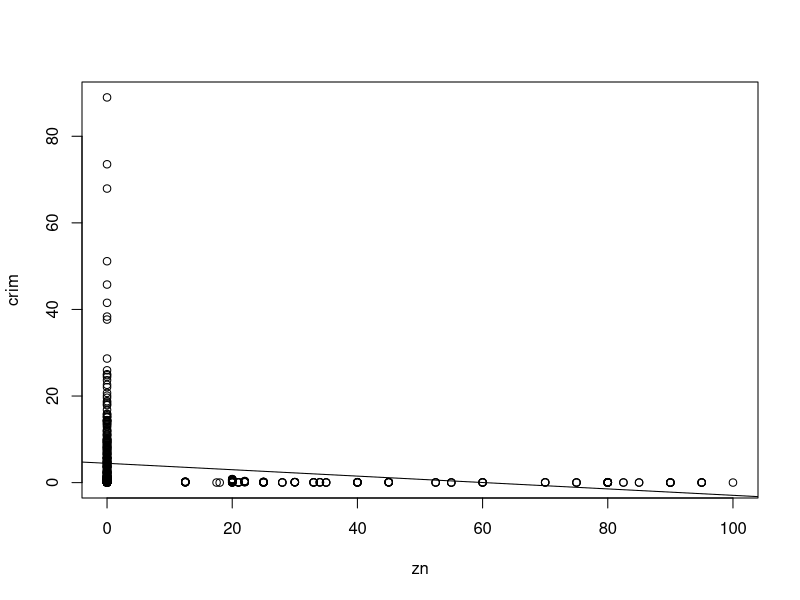
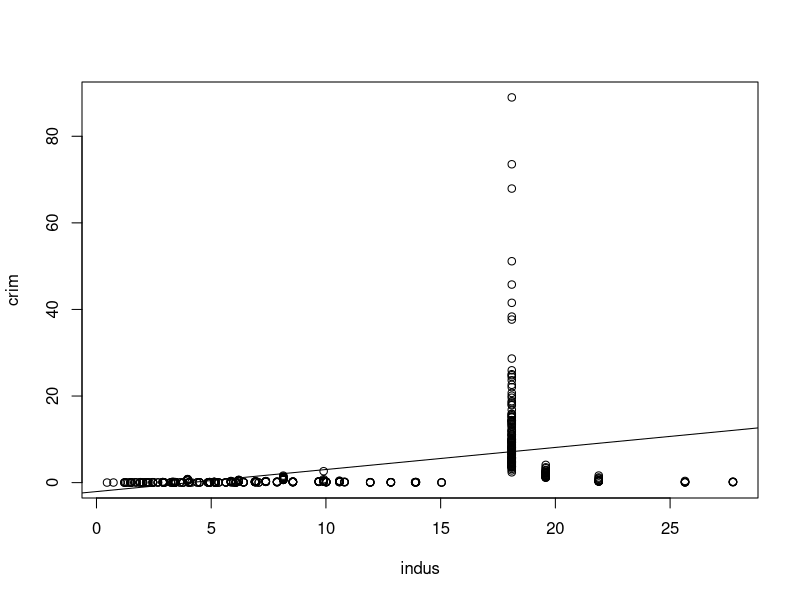
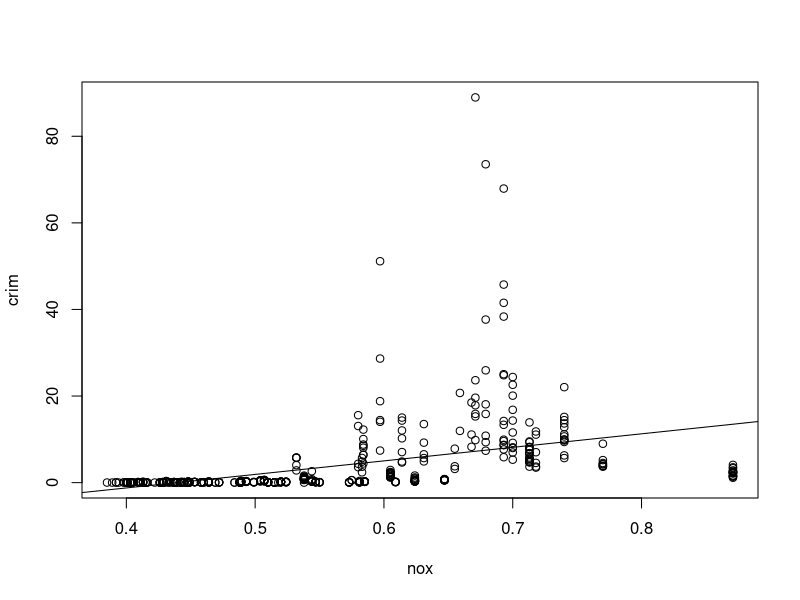
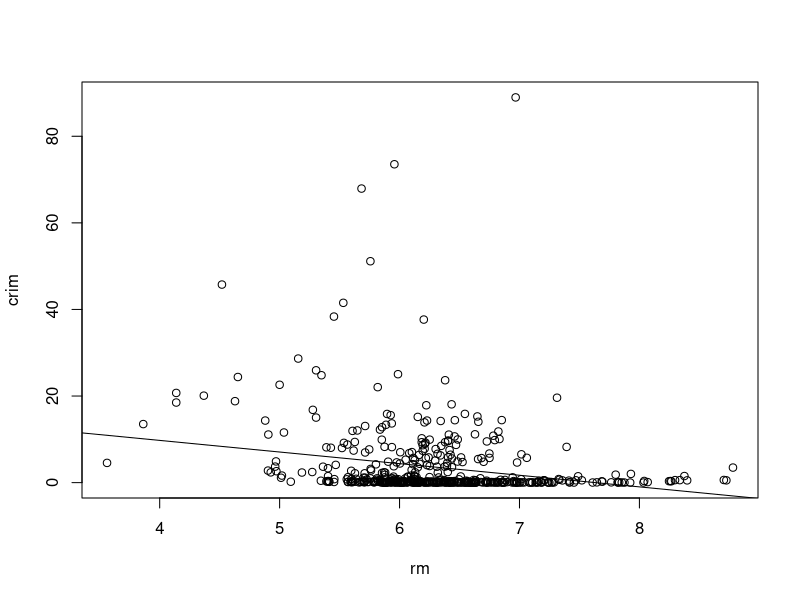
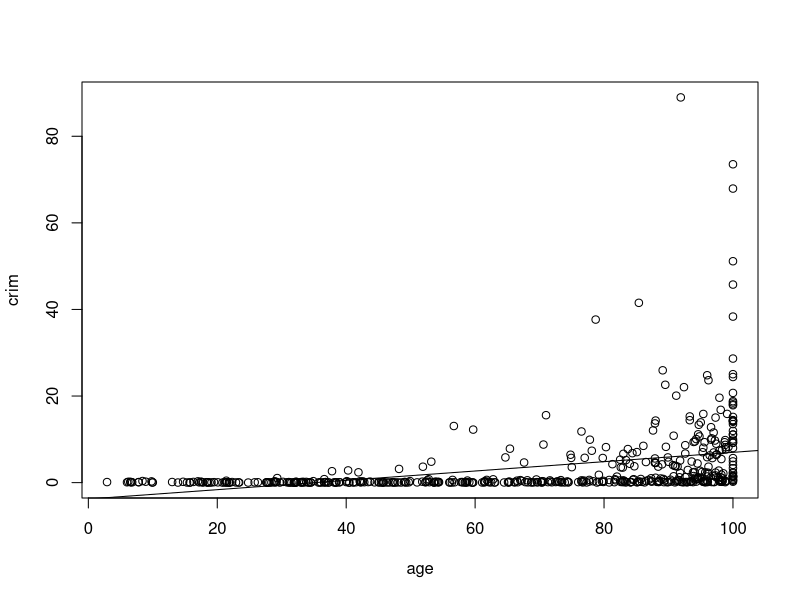
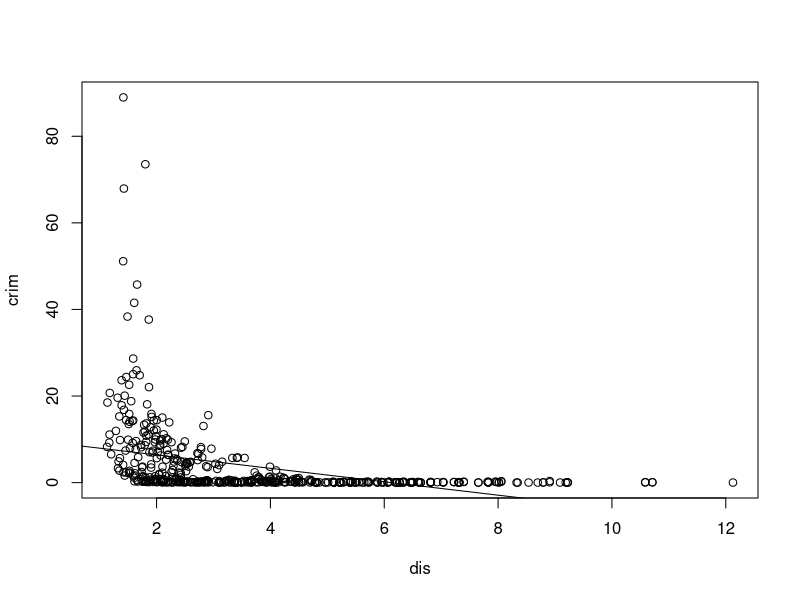
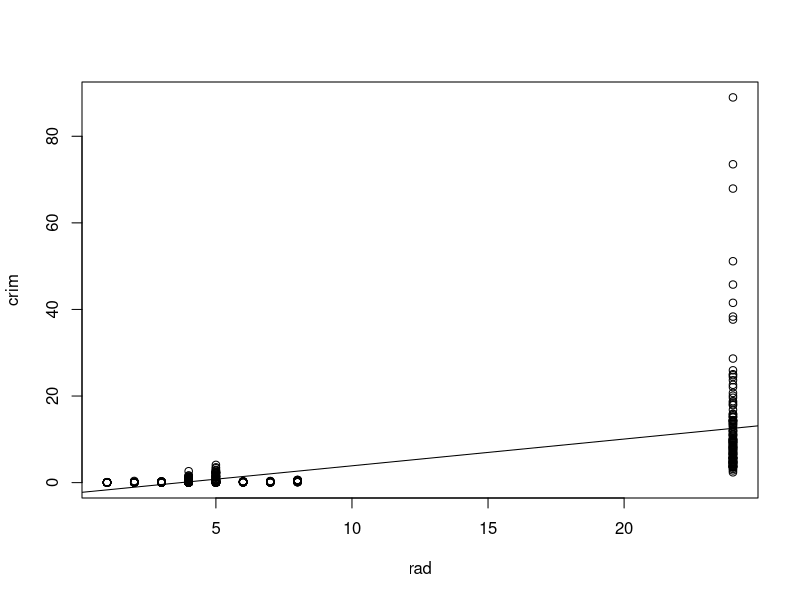
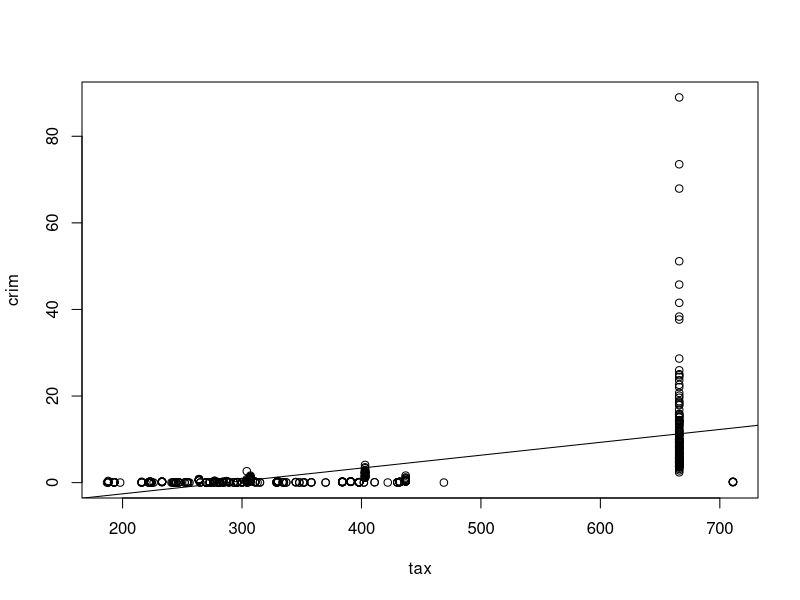

These figures' R source, in order:
#############
# Linear Regression on Boston dataset
#############

rm(list=ls())
library(MASS)
attach(Boston)

n <- nrow(Boston)

reg_coeff <- data.frame(NAME=c(colnames(Boston[,2:ncol(Boston)])),SLR=c(matrix(0,ncol(Boston)-1)),MLR=c(matrix(0,ncol(Boston)-1)))

### Fit simple linear regression for each predictor, describe results, which models have statistically significant association between predictor and response, create plots to backup your assertion

boston.zn.fit <- lm(crim~zn)
summary(boston.zn.fit)
### Since p-value is sufficiently small, we reject the Null Hypothesis, i.e. there is relationship between proportion of residential land zoned and per capita crim rate
### R^2 value is extremely small, i.e. 0.04, hence zn does not explain sufficiently the variability in crim, and hence is not a good predictor
predict(boston.zn.fit,data.frame(zn=c(5,10,15)),interval = 'prediction')
### The prediction intervals with the fit on zn are very large and thus zn isn't a good predictor for crim
plot(zn,crim)
abline(boston.zn.fit)
reg_coeff[1,'SLR'] <- boston.zn.fit$coefficients[2]

boston.indus.fit <- lm(crim~indus)
summary(boston.indus.fit)
### Since p-value is sufficiently small, we reject the Null Hypothesis, i.e. there is relationship between proportion of non-retail business acres per town and per capita crime rate
### R^2 value is small, i.e. 0.16, hence indus does not explain sufficiently the variability in crim, and hence is not a good predictor
predict(boston.indus.fit,data.frame(indus=c(5,10,15)),interval = 'prediction')
### The prediction intervals with the fit on indus are very large and thus indus isn't a good predictor for crim
plot(indus,crim)
abline(boston.indus.fit)
reg_coeff[2,'SLR'] <- boston.indus.fit$coefficients[2]

boston.chas.fit <- lm(crim~chas)
summary(boston.chas.fit)
### Since p-value is not sufficiently small, we accept the Null Hypothesis, i.e. there is no relationship between proximity to Charles river and per capita crim rate
reg_coeff[3,'SLR'] <- boston.chas.fit$coefficients[2]

boston.nox.fit <- lm(crim~nox)
summary(boston.nox.fit)
### Since p-value is sufficiently small, we reject the Null Hypothesis, i.e. there is relationship between nitrous oxide concentration and per capita crim rate
### R^2 value is small, i.e. 0.17, hence nox does not explain sufficiently the variability in crim, and hence is not a good predictor
predict(boston.nox.fit,data.frame(nox=c(5,10,15)),interval = 'prediction')
### The prediction intervals with the fit on nox are fairly large and thus nox isn't a good predictor for crim
plot(nox,crim)
abline(boston.nox.fit)
reg_coeff[4,'SLR'] <- boston.nox.fit$coefficients[2]

boston.rm.fit <- lm(crim~rm)
summary(boston.rm.fit)
### Since p-value is sufficiently small, we reject the Null Hypothesis, i.e. there is relationship between avg number of rooms per house and per capita crim rate
### R^2 value is extremely small, i.e. 0.04, hence rm does not explain sufficiently the variability in crim, and hence is not a good predictor
predict(boston.rm.fit,data.frame(rm=c(5,10,15)),interval = 'prediction')
### The prediction intervals with the fit on rm are very large and thus rm isn't a good predictor for crim
plot(rm,crim)
abline(boston.rm.fit)
reg_coeff[5,'SLR'] <- boston.rm.fit$coefficients[2]

boston.age.fit <- lm(crim~age)
summary(boston.age.fit)
### Since p-value is sufficiently small, we reject the Null Hypothesis, i.e. there is relationship between proportion of owner occupied units built before 1940 and per capita crim rate
### R^2 value is fairly small, i.e. 0.12, hence age does not explain sufficiently the variability in crim, and hence is not a good predictor
predict(boston.age.fit,data.frame(age=c(5,10,15)),interval = 'prediction')
### The prediction intervals with the fit on age are very large and thus age isn't a good predictor for crim
plot(age,crim)
abline(boston.age.fit)
reg_coeff[6,'SLR'] <- boston.age.fit$coefficients[2]

boston.dis.fit <- lm(crim~dis)
summary(boston.dis.fit)
### Since p-value is sufficiently small, we reject the Null Hypothesis, i.e. there is relationship between weighted mean of distances to 5 Boston employment centres and per capita crim rate
### R^2 value is fairly small, i.e. 0.14, hence dis does not explain sufficiently the variability in crim, and hence is not a good predictor
predict(boston.dis.fit,data.frame(dis=c(5,10,15)),interval = 'prediction')
### The prediction intervals with the fit on dis are very large and thus dis isn't a good predictor for crim
plot(dis,crim)
abline(boston.dis.fit)
reg_coeff[7,'SLR'] <- boston.dis.fit$coefficients[2]

boston.rad.fit <- lm(crim~rad)
summary(boston.rad.fit)
### Since p-value is sufficiently small, we reject the Null Hypothesis, i.e. there is relationship between accessibility to radial hwy and per capita crim rate
### R^2 value is about 0.39, hence rad does explain to a certain extent the variability in crim
predict(boston.rad.fit,data.frame(rad=c(5,10,15)),interval = 'prediction')
### The prediction intervals with the fit on rad are however very large and thus rad isn't a good predictor for crim
plot(rad,crim)
abline(boston.rad.fit)
reg_coeff[8,'SLR'] <- boston.rad.fit$coefficients[2]

boston.tax.fit <- lm(crim~tax)
summary(boston.tax.fit)
### Since p-value is sufficiently small, we reject the Null Hypothesis, i.e. there is relationship between full value property tax rates and per capita crim rate
### R^2 value is about 0.34, hence tax does explain to a certain extent the variability in crim
predict(boston.tax.fit,data.frame(tax=c(5,10,15)),interval = 'prediction')
### The prediction intervals with the fit on tax are however very large and thus tax isn't a good predictor for crim
plot(tax,crim)
abline(boston.tax.fit)
reg_coeff[9,'SLR'] <- boston.tax.fit$coefficients[2]

boston.ptratio.fit <- lm(crim~ptratio)
summary(boston.ptratio.fit)
### Since p-value is sufficiently small, we reject the Null Hypothesis, i.e. there is relationship between pupil to teacher ratio and per capita crim rate
### R^2 value is fairly small, i.e. 0.08, hence ptratio does not explain sufficiently the variability in crim, and hence is not a good predictor
predict(boston.ptratio.fit,data.frame(ptratio=c(5,10,15)),interval = 'prediction')
### The prediction intervals with the fit on ptratio are very large and thus tax isn't a good predictor for crim
plot(ptratio,crim)
abline(boston.ptratio.fit)
reg_coeff[10,'SLR'] <- boston.ptratio.fit$coefficients[2]

boston.black.fit <- lm(crim~black)
summary(boston.black.fit)
### Since p-value is sufficiently small, we reject the Null Hypothesis, i.e. there is relationship between proportion of blacks in town and per capita crim rate
### R^2 value is fairly small, i.e. 0.14, hence black does not explain sufficiently the variability in crim, and hence is not a good predictor
predict(boston.black.fit,data.frame(black=c(5,10,15)),interval = 'prediction')
### The prediction intervals with the fit on black are very large and thus black isn't a good predictor for crim
plot(black,crim)
abline(boston.black.fit)
reg_coeff[11,'SLR'] <- boston.black.fit$coefficients[2]

boston.lstat.fit <- lm(crim~lstat)
summary(boston.lstat.fit)
### Since p-value is sufficiently small, we reject the Null Hypothesis, i.e. there is relationship between lower status of population and per capita crim rate
### R^2 value is fairly small, i.e. 0.2, hence lstat does not explain sufficiently the variability in crim, and hence is not a good predictor
predict(boston.lstat.fit,data.frame(lstat=c(5,10,15)),interval = 'prediction')
### The prediction intervals with the fit on lstat are very large and thus lstat isn't a good predictor for crim
plot(lstat,crim)
abline(boston.lstat.fit)
reg_coeff[12,'SLR'] <- boston.lstat.fit$coefficients[2]

boston.medv.fit <- lm(crim~medv)
summary(boston.medv.fit)
### Since p-value is sufficiently small, we reject the Null Hypothesis, i.e. there is relationship between median value of owner occupied homes and per capita crim rate
### R^2 value is fairly small, i.e. 0.15, hence medv does not explain sufficiently the variability in crim, and hence is not a good predictor
predict(boston.medv.fit,data.frame(medv=c(5,10,15)),interval = 'prediction')
### The prediction intervals with the fit on medv are very large and thus medv isn't a good predictor for crim
plot(medv,crim)
abline(boston.medv.fit)
reg_coeff[13,'SLR'] <- boston.medv.fit$coefficients[2]

### The predictors 'accessibility to radial hwy' and 'full value property tax rates' have a relatively better statistical association with crime rate per capita
### However, these predictors still fail to sufficiently explain crim as evidenced by their prediction intervals and visually by the plots.
par(mfrow=c(1,2))
plot(rad,crim)
abline(boston.rad.fit)
plot(tax,crim)
abline(boston.tax.fit)

############################################################################################################

### Fit multiple regression model using all predictors, describe results, for which predictors can we reject the null hypothesis?

boston.all.fit <- lm(crim~.,data=Boston)
summary(boston.all.fit)
### The model is not particularly good at predicting the variability of crim since the R^2 value is only about 0.45
### The F-statistic is sufficiently greater than 1, thus we reject the Null Hypothesis that none of the predictors have a relationship with crim
### However, when we look at p-value of individual predictors in this model, it is evident that we can reject the Null Hypothesis for only 2 predictors
## 1. Distance to 5 Boston Employment Centers and 2. Accessibility to Radial Hwy


for (i in 1:(ncol(Boston)-1)){
  reg_coeff[i,'MLR'] <- as.numeric(boston.all.fit$coefficients[i+1])
}

### How do results from (a) compare with (b), plot regression coeff for all predictors with SLR on Y and MLR on X axes

### Multiple Linear Regression model provides a much better fit than any of the individual Simple Linear Regression models as evidenced by the respective R^2 values
### While 'full value property tax rate' was a statistically important predictor for crim in the Simple Linear Regression model, this was not the case in the Multiple Linear Regression Model
### Also, 'distance to 5 Boston employment centers' has come up as a staistically important predictor in the Multiple Linear Regression model, which was not the case in the Simple Linear Regression model
par(mfrow=c(1,1))
plot(reg_coeff$MLR,reg_coeff$SLR)
text(x=reg_coeff$MLR,y=reg_coeff$SLR+1,labels=reg_coeff$NAME,cex=0.5)

### Is their evidence of non linear association between any predictor and crim?

boston.zn.fit.nonlin <- lm(crim~poly(zn,3))
summary(boston.zn.fit.nonlin)
### Since p-value for degrees 2 and 3 are not sufficiently small, there is no non-linear relationship between proportion of residential land zoned and per capita crime rate

boston.indus.fit.nonlin <- lm(crim~poly(indus,3))
summary(boston.indus.fit.nonlin)
### Since p-value for degree 3 is sufficiently small, there is a non-linear relationship between proportion of non-retail business acres and per capita crime rate

boston.chas.fit.nonlin <- lm(crim~chas+I(chas^2)+I(chas^3))
summary(boston.chas.fit.nonlin)
### Since predictor chas has only 2 unique values, we cannot fit a model with a 2nd and 3rd degree polynomial of chas

boston.nox.fit.nonlin <- lm(crim~poly(nox,3))
summary(boston.nox.fit.nonlin)
### Since p-value for degrees 2 and 3 are sufficiently small, there is a non-linear relationship between nitrogen oxide concentration and per capita crime rate

boston.rm.fit.nonlin <- lm(crim~poly(rm,3))
summary(boston.rm.fit.nonlin)
### Since p-value for degrees 2 and 3 are not sufficiently small, there is no non-linear relationship between average number of rooms per house and per capita crime rate

boston.age.fit.nonlin <- lm(crim~poly(age,3))
summary(boston.age.fit.nonlin)
### Since p-value for degree 2 is sufficiently small, there is a non-linear relationship between proportion of owner occupied units built before 1940 and per capita crime rate

boston.dis.fit.nonlin <- lm(crim~poly(dis,3))
summary(boston.dis.fit.nonlin)
### Since p-value for degrees 2 and 3 are sufficiently small, there is a non-linear relationship between distance to 5 Boston employment centers and per capita crime rate

boston.rad.fit.nonlin <- lm(crim~poly(rad,3))
summary(boston.rad.fit.nonlin)
### Since p-value for degrees 2 and 3 are not sufficiently small, there is no non-linear relationship between accessibility to radial hwy and per capita crime rate

boston.tax.fit.nonlin <- lm(crim~poly(tax,3))
summary(boston.tax.fit.nonlin)
### Since p-value for degree 2 is sufficiently small, there is a non-linear relationship between full value property tax rate and per capita crime rate

boston.ptratio.fit.nonlin <- lm(crim~poly(ptratio,3))
summary(boston.ptratio.fit.nonlin)
### Since p-value for degrees 2 and 3 are not sufficiently small, there is no non-linear relationship between pupil to teacher ratio and per capita crime rate

boston.black.fit.nonlin <- lm(crim~poly(black,3))
summary(boston.black.fit.nonlin)
### Since p-value for degrees 2 and 3 are not sufficiently small, there is no non-linear relationship between proportion of blacks in town and per capita crime rate

boston.lstat.fit.nonlin <- lm(crim~poly(lstat,3))
summary(boston.lstat.fit.nonlin)
### Since p-value for degrees 2 and 3 are not sufficiently small, there is no non-linear relationship between lower status of population and per capita crime rate

boston.medv.fit.nonlin <- lm(crim~poly(medv,3))
summary(boston.medv.fit.nonlin)
### Since p-value for degrees 2 and 3 are sufficiently small, there is a non-linear relationship between median value of owner occupied homes and per capita crime rate

### Thus, the predictors indus, nox, age, tax, medv have a non-linear relationship with crim

